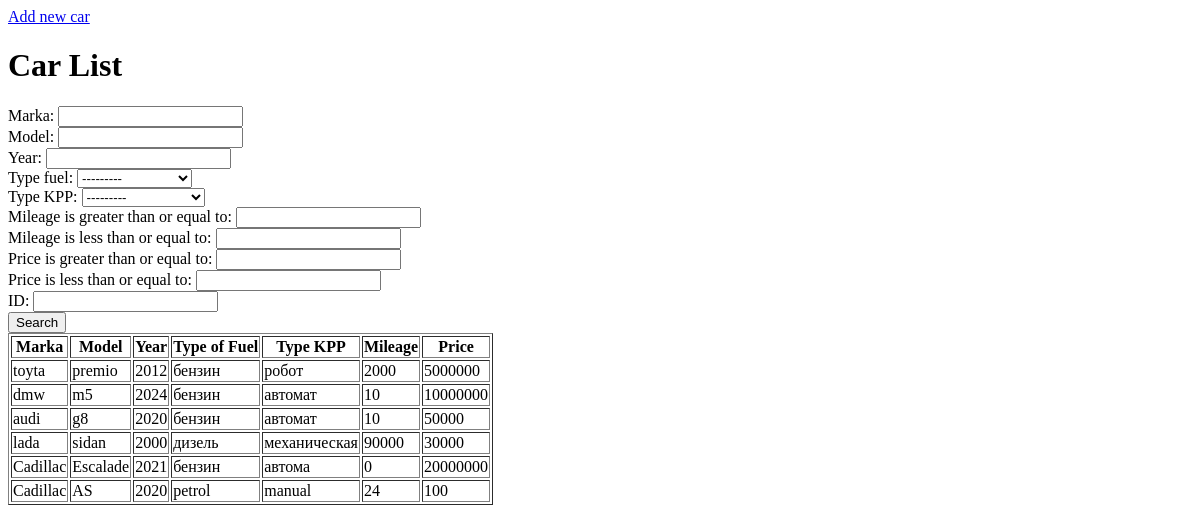
The app's page /, older data.
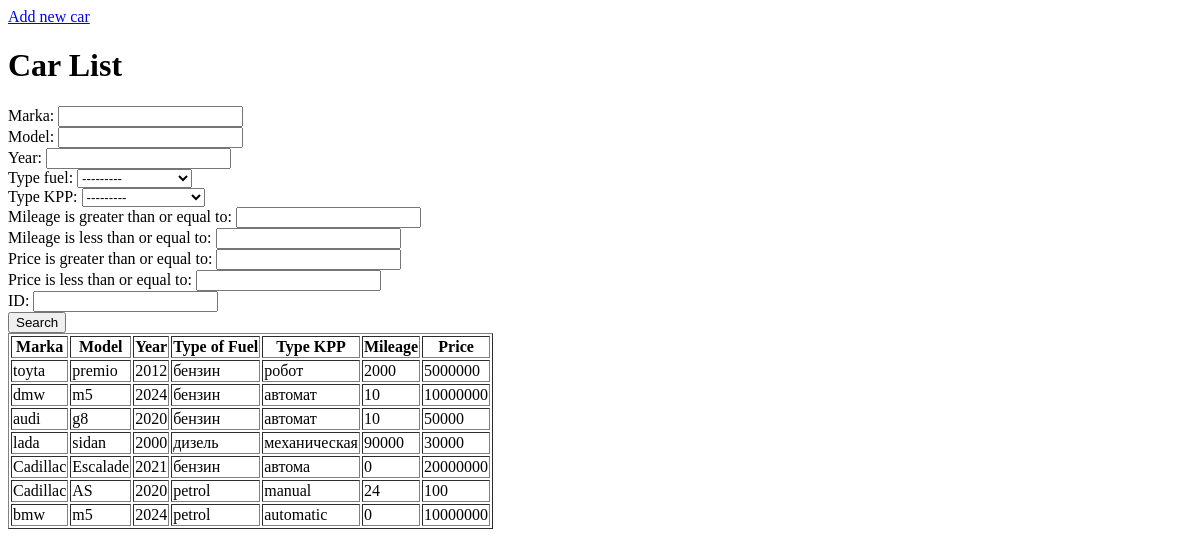
The same page, newer data.
### personal/models.py (models this page shows, shortened)
class Car(models.Model):
    FUEL_CHOICES = [
        ('бензин', 'Бензин'),
        ('дизель', 'Дизель'),
        ('электричество', 'Электричество'),
        ('гибрид', 'Гибрид'),
    ]
    KPP_CHOICES = [
        ('механическая', 'Механическая'),
        ('автоматическая', 'Автоматическая'),
        ('вариатор', 'Вариатор'),
        ('робот', 'Робот'),
    ]
    marka = models.CharField(max_length=40)
    model = models.CharField(max_length=40)
    year = models.IntegerField()
    type_fuel = models.CharField(max_length=13, choices=FUEL_CHOICES)
    type_KPP = models.CharField(max_length=14, choices=KPP_CHOICES)
    mileage = models.IntegerField()
    price = models.IntegerField()

### personal/views.py (the view)
# urls.py: path('', home_screen_view, name = 'home'),
def home_screen_view(request):
    cars = Car.objects.all()
    myFilter = CarFilter(request.GET, queryset=cars)
    cars = myFilter.qs
    context = {'cars': cars, 'myFilter': myFilter}
    return render(request, "home.html", context)

### templates/home.html (shortened to what this page needs)
{% extends "base.html" %}
{%block body%}
<div class = "">
<a href="{% url "add" %}">Add new car</a>
</div>
  <h1>Car List</h1>
  <form method="get">
        {{myFilter.form}}
    <button class = "btn btn-primary" type = "submit">
        Search
    </button>
  </form>
  <table border="1">
      <tr>
          <th>Marka</th>
          <th>Model</th>
          <th>Year</th>
          <th>Type of Fuel</th>
          <th>Type KPP</th>
          <th>Mileage</th>
          <th>Price</th>
      </tr>
      {% for car in cars %}
      <tr>
          <td>{{ car.marka }}</td>
          <td>{{ car.model }}</td>
          <td>{{ car.year }}</td>
          <td>{{ car.type_fuel }}</td>
          <td>{{ car.type_KPP }}</td>
          <td>{{ car.mileage }}</td>
          <td>{{ car.price }}</td>
      </tr>
      {% endfor %}
  </table>
{%endblock%}

Row changes from the older to the newer data that the page shows:
added Car: marka "bmw", model "m5", year "2024", type_fuel "petrol", type_KPP "automatic", mileage "0", price "10000000"
